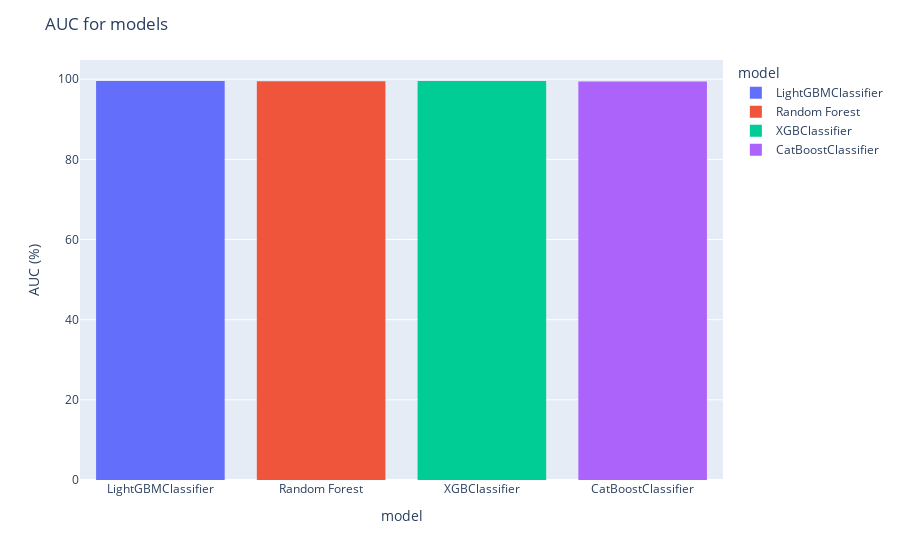

This figure's notebook cell:
### Code cell
# Create a bar chart
fig = px.histogram(dfmetrics, x="model", y = "auc", color="model")
fig.update_layout(title_text='AUC for models',xaxis_title="model",
    yaxis_title="AUC (%)")
fig.show()

### Figure 1 — Plotly figure (JSON) as saved in the notebook; plotly's stock layout.template omitted (floating-point values rounded to 4 significant figures)
{"data": [{"alignmentgroup": "True", "bingroup": "x", "histfunc": "sum", "hovertemplate": "model=%{x}<br>sum of auc=%{y}<extra></extra>", "legendgroup": "LightGBMClassifier", "marker": {"color": "#636efa", "pattern": {"shape": ""}}, "name": "LightGBMClassifier", "offsetgroup": "LightGBMClassifier", "orientation": "v", "showlegend": true, "type": "histogram", "x": ["LightGBMClassifier"], "xaxis": "x", "y": [99.55], "yaxis": "y"}, {"alignmentgroup": "True", "bingroup": "x", "histfunc": "sum", "hovertemplate": "model=%{x}<br>sum of auc=%{y}<extra></extra>", "legendgroup": "Random Forest", "marker": {"color": "#EF553B", "pattern": {"shape": ""}}, "name": "Random Forest", "offsetgroup": "Random Forest", "orientation": "v", "showlegend": true, "type": "histogram", "x": ["Random Forest"], "xaxis": "x", "y": [99.46], "yaxis": "y"}, {"alignmentgroup": "True", "bingroup": "x", "histfunc": "sum", "hovertemplate": "model=%{x}<br>sum of auc=%{y}<extra></extra>", "legendgroup": "XGBClassifier", "marker": {"color": "#00cc96", "pattern": {"shape": ""}}, "name": "XGBClassifier", "offsetgroup": "XGBClassifier", "orientation": "v", "showlegend": true, "type": "histogram", "x": ["XGBClassifier"], "xaxis": "x", "y": [99.55], "yaxis": "y"}, {"alignmentgroup": "True", "bingroup": "x", "histfunc": "sum", "hovertemplate": "model=%{x}<br>sum of auc=%{y}<extra></extra>", "legendgroup": "CatBoostClassifier", "marker": {"color": "#ab63fa", "pattern": {"shape": ""}}, "name": "CatBoostClassifier", "offsetgroup": "CatBoostClassifier", "orientation": "v", "showlegend": true, "type": "histogram", "x": ["CatBoostClassifier"], "xaxis": "x", "y": [99.41], "yaxis": "y"}], "layout": {"barmode": "relative", "legend": {"title": {"text": "model"}, "tracegroupgap": 0}, "margin": {"t": 60}, "title": {"text": "AUC for models"}, "xaxis": {"anchor": "y", "categoryarray": ["LightGBMClassifier", "Random Forest", "XGBClassifier", "CatBoostClassifier"], "categoryorder": "array", "domain": [0, 1], "title": {"text": "model"}}, "yaxis": {"anchor": "x", "domain": [0, 1], "title": {"text": "AUC (%)"}}}}
